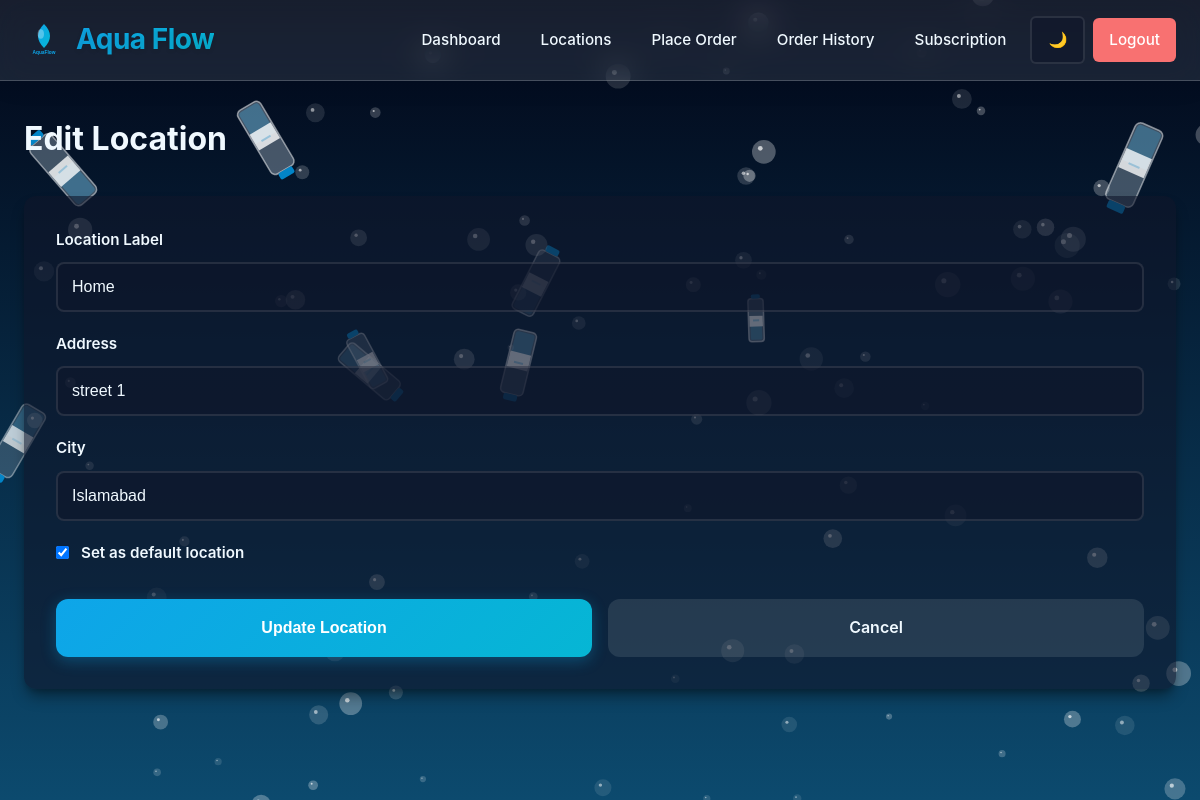
Page /location/5/edit (signed in) on the committed database.
### tables this page shows
CREATE TABLE locations (
    id INTEGER PRIMARY KEY AUTOINCREMENT,
    user_id INTEGER NOT NULL,
    label TEXT NOT NULL,
    address TEXT NOT NULL,
    city TEXT NOT NULL,
    is_default INTEGER DEFAULT 0,
    FOREIGN KEY (user_id) REFERENCES users (id)
);

### app.py (the view, shortened to what this page needs)
@app.route('/location/<int:location_id>/edit', methods=['GET', 'POST'])
@login_required
def edit_location(location_id):
    db = get_db()
    user_id = session['user_id']
    location = db.execute('SELECT * FROM locations WHERE id = ? AND user_id = ?', (location_id, user_id)).fetchone()
    if not location:
        flash('Location not found', 'error')
        return redirect(url_for('locations'))
    return render_template('edit_location.html', location=location)

### app.py (called while the page is built, shortened)
def get_db():
    db = getattr(g, '_database', None)
    if db is None:
        db = g._database = sqlite3.connect(DATABASE)
        db.row_factory = sqlite3.Row
    return db

@app.teardown_appcontext
def close_connection(exception):
    db = getattr(g, '_database', None)
    if db is not None:
        db.close()

def generate_subscription_orders():
    db = get_db()
    today_str = date.today().isoformat()
    subscriptions = db.execute('SELECT * FROM subscriptions').fetchall()
    for sub in subscriptions:
        last_gen = sub['last_generated_date'] if 'last_generated_date' in sub.keys() else None
    db.commit()

@app.before_request
def before_request():
    if request.endpoint and 'static' not in request.endpoint:
        if 'water_supply.db' in os.listdir('.'): # simple check to ensure db exists
             pass # Logic moved to explicit call to avoid circular dependency issues during startup
             try:
                 generate_subscription_orders()
             except Exception:
                 pass

def login_required(f):
    from functools import wraps
    @wraps(f)
    def decorated_function(*args, **kwargs):
        if 'user_id' not in session:
            flash('Please login first', 'error')
            return redirect(url_for('login'))
        return f(*args, **kwargs)
    return decorated_function

### templates/edit_location.html (shortened to what this page needs)
{% extends "base.html" %}
{% block content %}
<div class="page-content">
    <h1>Edit Location</h1>
    <div class="form-container">
        <form method="POST" action="{{ url_for('edit_location', location_id=location.id) }}">
            <div class="form-group">
                <label for="label">Location Label</label>
                <input type="text" id="label" name="label" value="{{ location.label }}" required>
            </div>
            <div class="form-group">
                <label for="address">Address</label>
                <input type="text" id="address" name="address" value="{{ location.address }}" required>
            </div>
            <div class="form-group">
                <label for="city">City</label>
                <input type="text" id="city" name="city" value="{{ location.city }}" required>
            </div>
            <div class="form-group checkbox-group">
                <label>
                    <input type="checkbox" name="is_default" value="1" {% if location.is_default %}checked{% endif %}>
                    Set as default location
                </label>
            </div>
            <div class="button-group">
                <button type="submit" class="btn btn-primary">Update Location</button>
                <a href="{{ url_for('locations') }}" class="btn btn-secondary">Cancel</a>
            </div>
        </form>
    </div>
</div>
{% endblock %}

### static/style.css (style rules this page uses)
* { margin: 0; padding: 0; box-sizing: border-box; }
:root { --bg-color: #f0f9ff; --text-color: #0c4a6e; --card-bg: rgba(224, 242, 254, 0.35); --border-color: rgba(255, 255, 255, 0.4); --glass-border: 1px solid rgba(255, 255, 255, 0.5); --primary-color: #0284c7; --primary-dark: #0369a1; --primary-hover: #0ea5e9; --secondary-color: #06b6d4; --accent-color: #6366f1; --success-color: #10b981; --error-color: #ef4444; --warning-color: #f59e0b; --nav-bg: rgba(255, 255, 255, 0.85); --shadow: 0 4px 6px -1px rgba(2, 132, 199, 0.1), 0 2px 4px -1px rgba(2, 132, 199, 0.06); --shadow-lg: 0 10px 15px -3px rgba(2, 132, 199, 0.15), 0 4px 6px -2px rgba(2, 132, 199, 0.1); --shadow-xl: 0 20px 25px -5px rgba(2, 132, 199, 0.2), 0 10px 10px -5px rgba(2, 132, 199, 0.1); --gradient-primary: linear-gradient(135deg, #0284c7 0%, #06b6d4 100%); --gradient-secondary: linear-gradient(135deg, #6366f1 0%, #0ea5e9 100%); --gradient-bg: linear-gradient(180deg, #e0f2fe 0%, #bae6fd 50%, #7dd3fc 100%); }
.dark { --bg-color: #0f172a; --text-color: #f0f9ff; --card-bg: rgba(15, 23, 42, 0.6); --border-color: rgba(255, 255, 255, 0.1); --glass-border: 1px solid rgba(255, 255, 255, 0.1); --primary-color: #38bdf8; --primary-dark: #0284c7; --primary-hover: #7dd3fc; --secondary-color: #22d3ee; --accent-color: #818cf8; --success-color: #34d399; --error-color: #f87171; --warning-color: #fbbf24; --nav-bg: rgba(15, 23, 42, 0.9); --shadow: 0 4px 6px -1px rgba(0, 0, 0, 0.3), 0 2px 4px -1px rgba(0, 0, 0, 0.2); --shadow-lg: 0 10px 15px -3px rgba(0, 0, 0, 0.4), 0 4px 6px -2px rgba(0, 0, 0, 0.2); --shadow-xl: 0 20px 25px -5px rgba(0, 0, 0, 0.5), 0 10px 10px -5px rgba(0, 0, 0, 0.3); --gradient-primary: linear-gradient(135deg, #0ea5e9 0%, #06b6d4 100%); --gradient-secondary: linear-gradient(135deg, #6366f1 0%, #06b6d4 100%); --gradient-bg: linear-gradient(to bottom, #020617 0%, #0c4a6e 100%); }
body { font-family: -apple-system, BlinkMacSystemFont, 'Segoe UI', 'Roboto', 'Oxygen', 'Ubuntu', 'Cantarell', sans-serif; background: var(--gradient-bg); color: var(--text-color); line-height: 1.6; min-height: 100vh; display: flex; flex-direction: column; transition: all 0.3s ease; position: relative; }
.form-group { margin-bottom: 1.25rem; }
.form-group label { display: block; margin-bottom: 0.625rem; font-weight: 600; color: var(--text-color); font-size: 0.95rem; }
.form-group input, .form-group select { width: 100%; padding: 0.875rem; border: 2px solid var(--border-color); border-radius: 8px; background-color: var(--card-bg); color: var(--text-color); font-size: 1rem; transition: all 0.3s ease; }
.btn { padding: 1rem 2rem; border: none; border-radius: 12px; cursor: pointer; font-size: 1rem; text-decoration: none; display: inline-flex; align-items: center; justify-content: center; gap: 0.5rem; transition: all 0.3s ease; font-weight: 600; position: relative; overflow: hidden; }
.btn::before { content: ''; position: absolute; top: 0; left: -100%; width: 100%; height: 100%; background: linear-gradient(90deg, transparent, rgba(255, 255, 255, 0.2), transparent); transition: left 0.5s; }
.btn-primary { background: var(--gradient-primary); color: white; width: 100%; box-shadow: 0 4px 15px rgba(14, 165, 233, 0.3); }
.btn-secondary { background-color: var(--border-color); color: var(--text-color); }
.button-group { display: flex; gap: 1rem; margin-top: 1.5rem; }
.button-group .btn { flex: 1; }
.page-content h1 { margin-bottom: 2rem; color: var(--text-color); font-size: 2rem; }
.form-container { background-color: var(--card-bg); padding: 2rem; border-radius: 12px; box-shadow: var(--shadow-lg); margin-bottom: 2rem; }
.checkbox-group { display: flex; align-items: center; }
.checkbox-group label { display: flex; align-items: center; cursor: pointer; }
.checkbox-group input { width: auto; margin-right: 0.75rem; }

### rows in the picture
locations: label "Home", address "street 1", city "Islamabad", is_default "☑"
